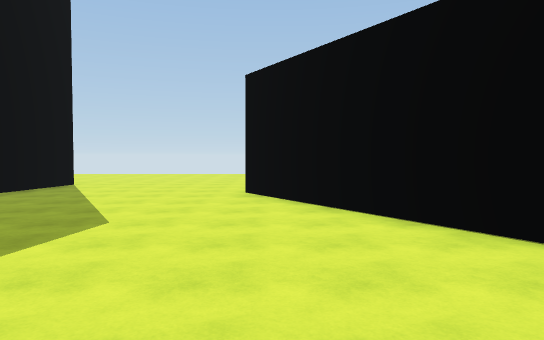
[1] (above)

18 first-person views from a walk through a Unity game level. The camera is 1.5 m above the floor, tilts 2° down and sees 70° across. The floor is counted in squares, 2 m on a side. Each view is taken from the middle of a square. On the plan, view 1 faces up. The plan holds only what a view shows up to about 12 squares ahead; the rest is blank. The place goes on beyond the plan. Surface patterns are stand-ins for the level's own textures.

[2]
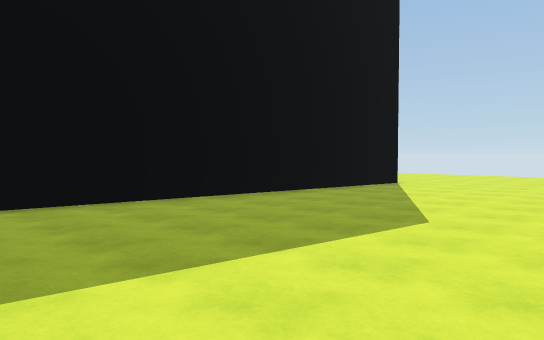

[3]
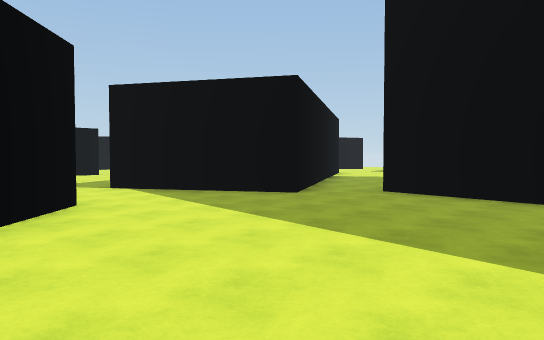

[4]
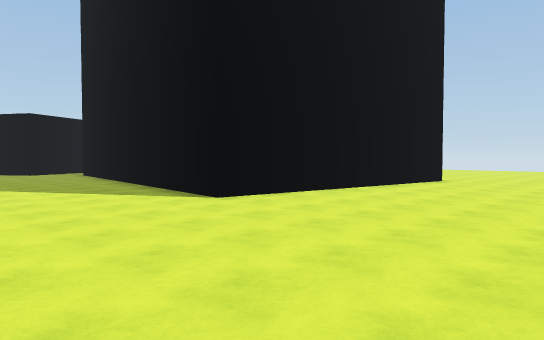

[5]
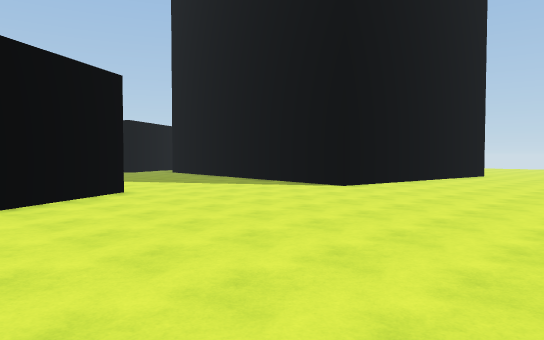

[6]
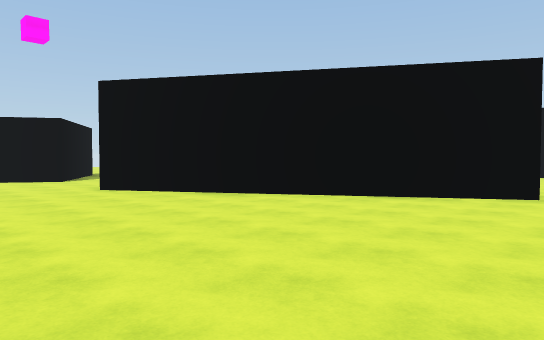

[7]
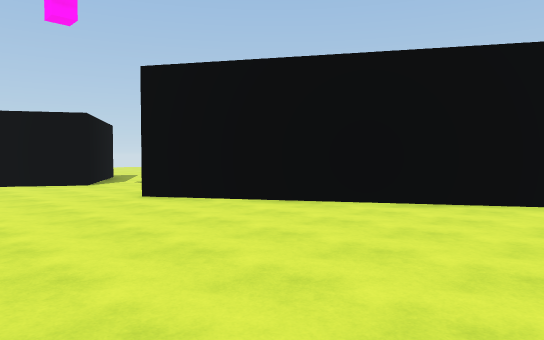

[8]
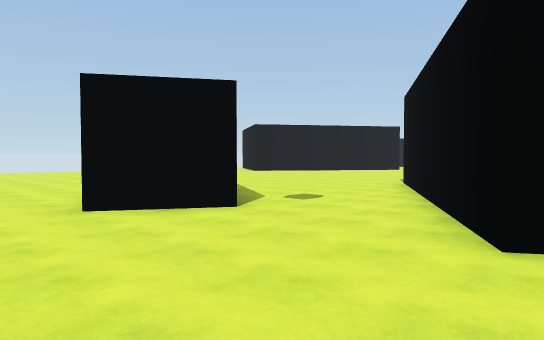

[9]
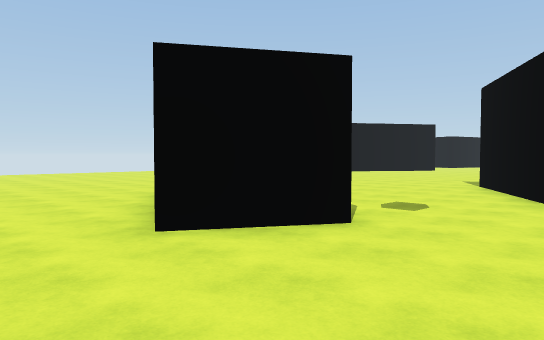

[10]
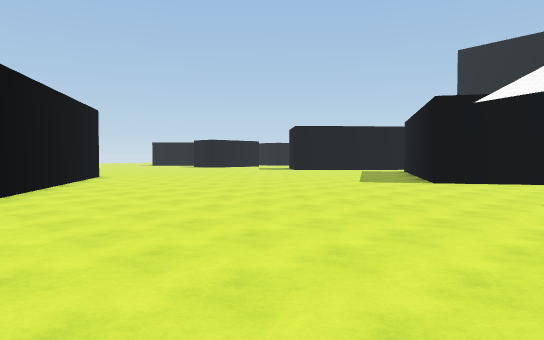

[11]
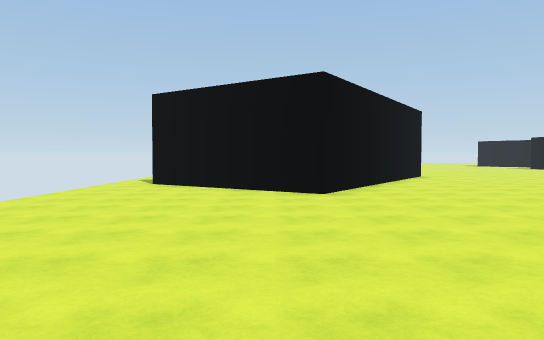

[12]
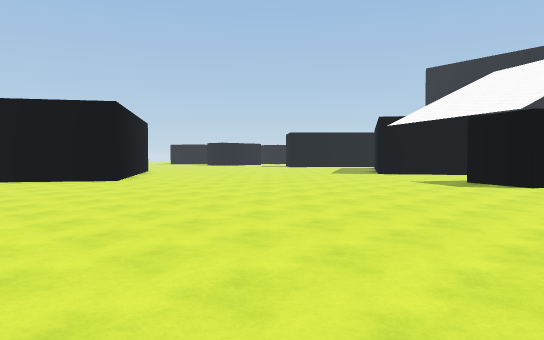

[13]
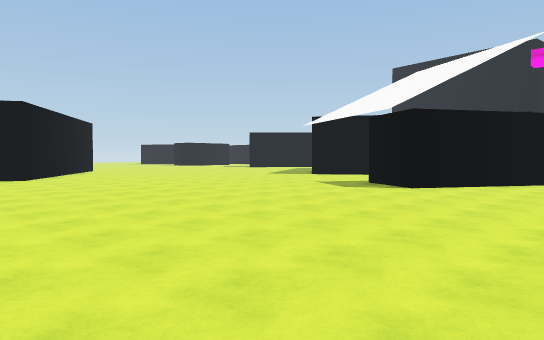

[14]
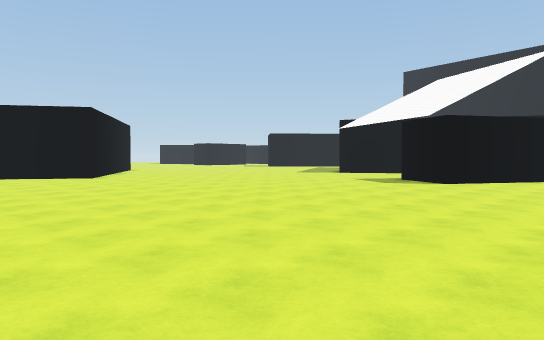

[15]
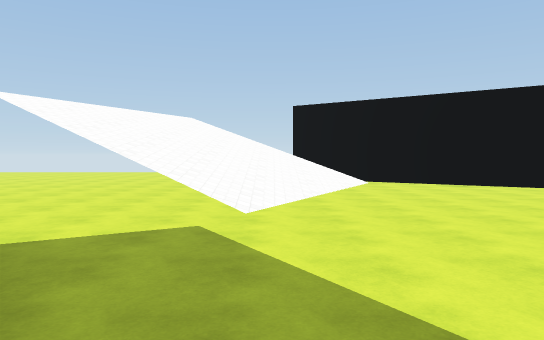

[16]
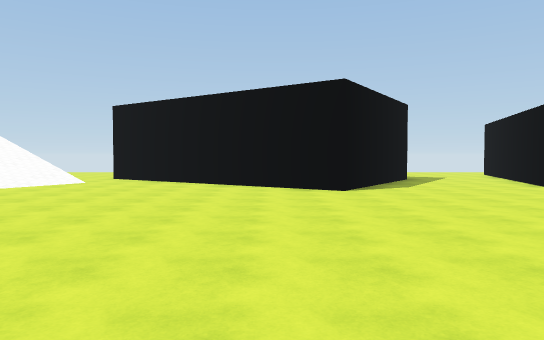

[17]
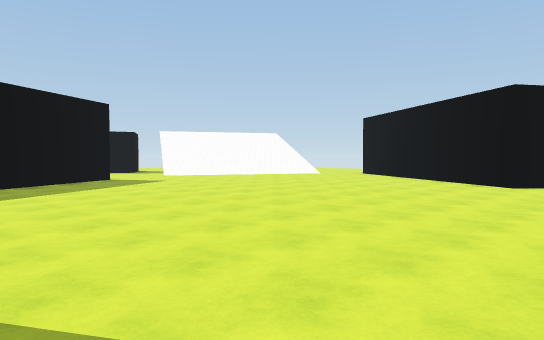

[18]
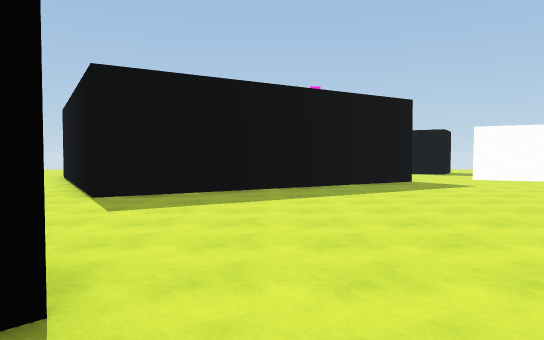

### Floor plan
Points are (right, up) in squares from view 1. A wall is a line through its corners. A room is listed if a view was taken in it or the views show most of it. See-through windows are left out.
Room 1 (views 1, 2, 3, 4, 5, 6, 7, 8, 9)
walls: (2.2, 3.7) (-0.5, 8.1) (6.9, 12.6); (-12.6, 11.2) (-5.3, 10.3) (-6.6, -0.3); (-1.2, -2.4) (-0.3, -1.5); (-6.1, -1.9) (-5.1, -1.3) (-4.1, -2.9); (10.4, 12.3) (11.6, 14.2)
ways out: opening at (2, 2) to room 2; opening at (10.6, 12.8) to room 2; opening at (-7, -1); opening at (-2.5, -2.5)
Room 2 (views 10, 11, 12, 13, 14, 15, 16, 17, 18)
walls: (12.1, 11.3) (10.4, 12.3); (8, 10.8) (11.2, 5.5) (3.8, 1) (2.2, 3.7); (11.8, 13.9) (15.2, 11.9) (14.1, 10); (20.1, -7) (16.4, -4.6) (21, 2.3) (25.3, -0.6)
ways out: opening at (2, 2) to room 1; opening at (10.6, 12.8) to room 1; opening at (26, -1)

Positions as (right, up) in squares from view 1, and headings:
1: (0, 0), facing up
2: (0, 0), facing up-left
3: (1, 4), facing down-left
4: (-1, 16), facing down-left
5: (3, 16), facing down-left
6: (-2, 16), facing down-right
7: (0, 16), facing down-right
8: (6, 16), facing down-right
9: (8, 16), facing down-right
10: (22, 10), facing down-left
11: (22, 10), facing down
12: (26, 14), facing down-left
13: (24, 16), facing down-left
14: (26, 16), facing down-left
15: (8, 3), facing right
16: (8, -3), facing right
17: (6, -7), facing up-right
18: (7, -6), facing up
